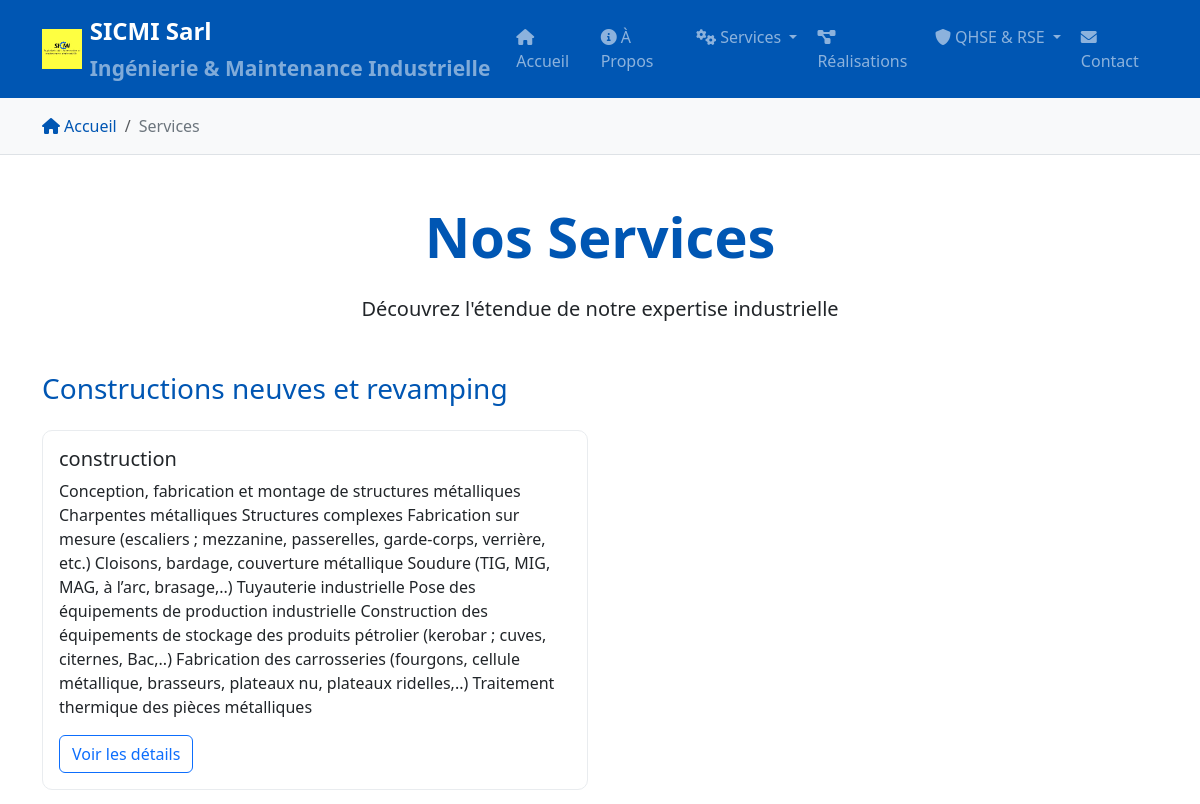
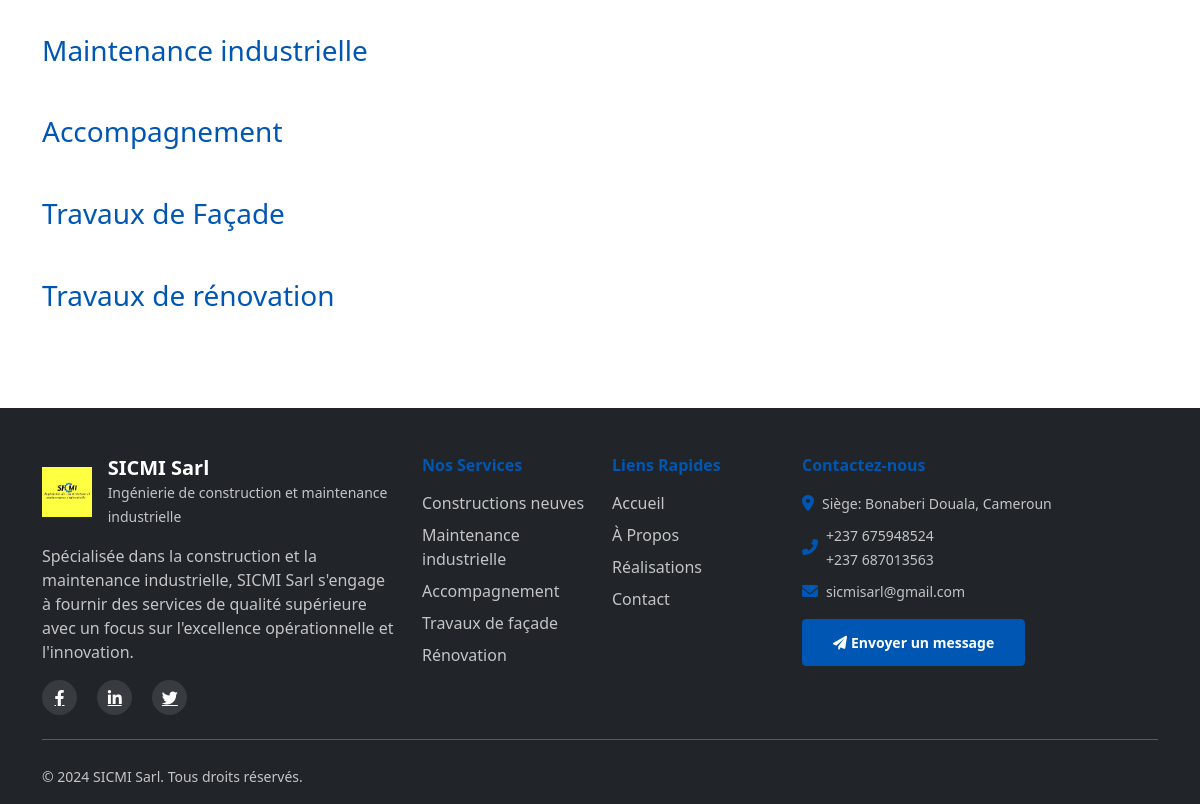
/services/, run on an earlier commit of the app's database (2 pictures, top to bottom).
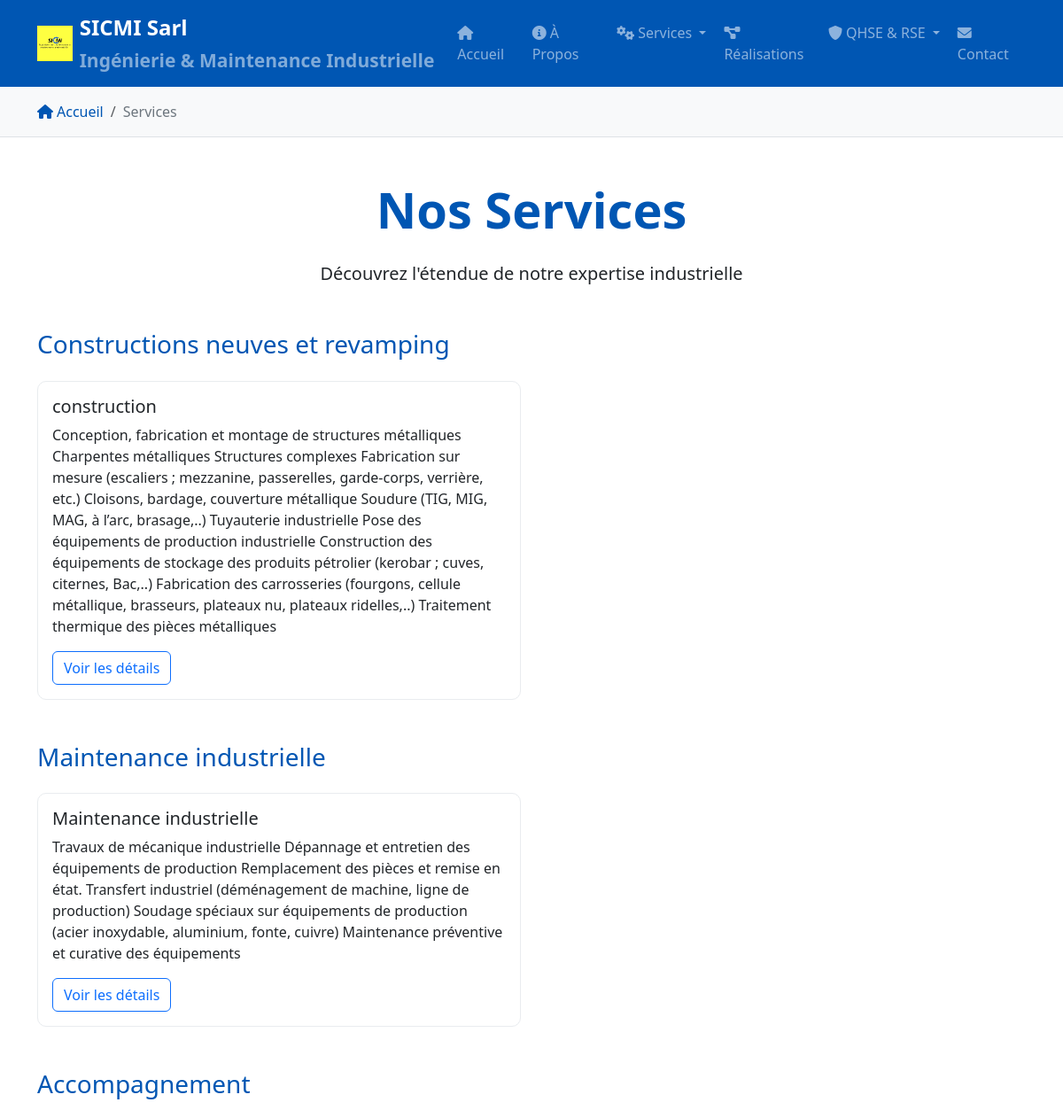
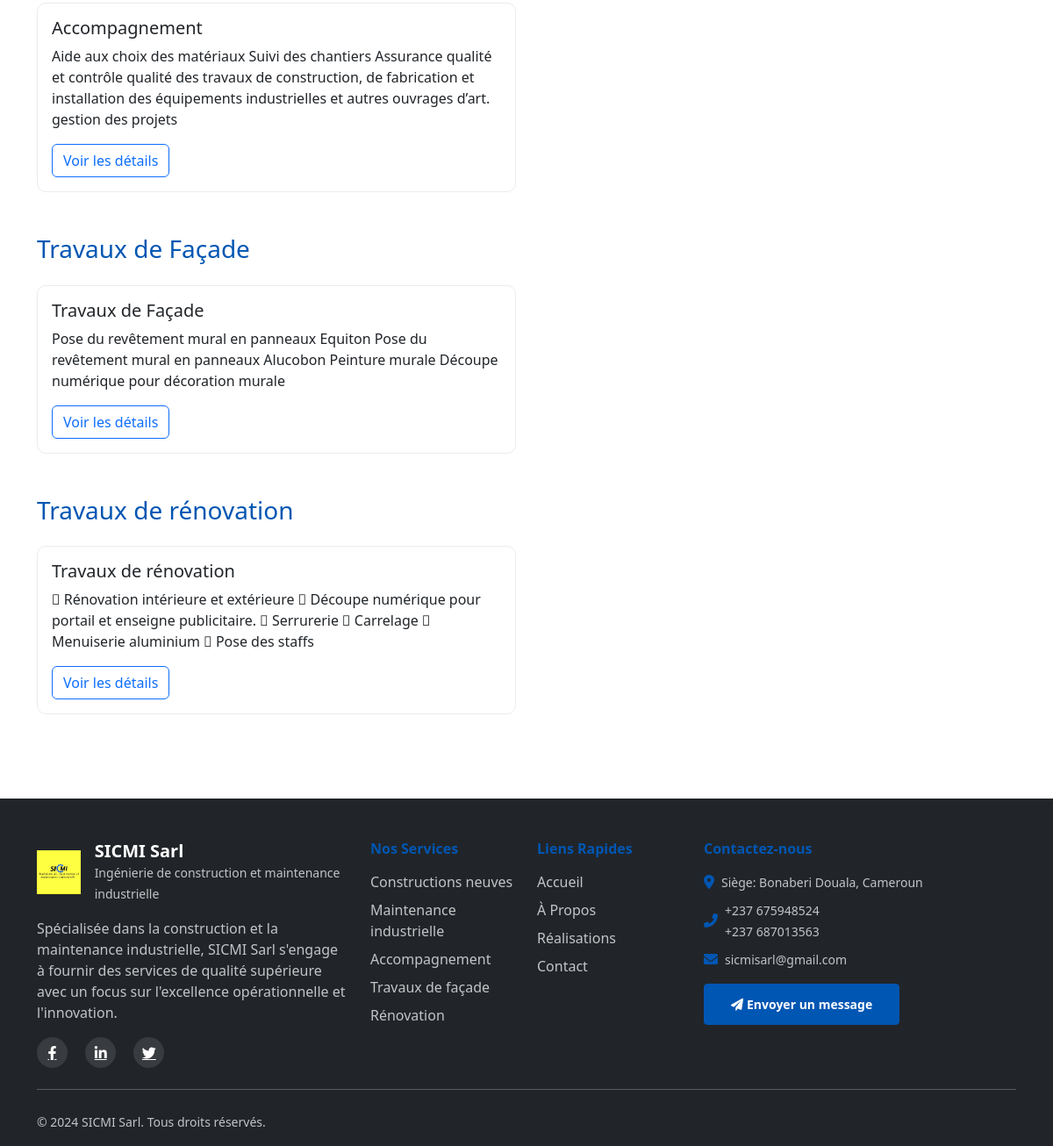
And on a later commit of the database (2 pictures, top to bottom).
### sicmi_app/models.py (models this page shows, shortened)
class Service(models.Model):
    CATEGORY_CHOICES = [
        ('construction', 'Constructions neuves et revamping'),
        ('maintenance', 'Maintenance industrielle'),
        ('accompagnement', 'Accompagnement'),
        ('facade', 'Travaux de Façade'),
        ('renovation', 'Travaux de rénovation'),
    ]
    name = models.CharField(max_length=200)
    category = models.CharField(max_length=50, choices=CATEGORY_CHOICES)
    description = models.TextField()
    main_image = models.ImageField(upload_to='services/', blank=True, null=True)
    order = models.IntegerField(default=0)
    class Meta:
        ordering = ['order', 'name']

### sicmi_app/views.py (the view)
# urls.py: path('services/', views.services, name='services'),
def services(request):
    services_by_category = {}
    for category in Service.CATEGORY_CHOICES:
        services = Service.objects.filter(category=category[0])
        services_by_category[category[1]] = services
    context = {
        'services_by_category': services_by_category,
    }
    return render(request, 'services.html', context)

### templates/services.html (shortened to what this page needs)
{% extends 'base.html' %}
{% block content %}
<div class="container py-5">
    <div class="text-center mb-5">
        <h1 class="display-4 fw-bold text-primary mb-4">Nos Services</h1>
        <p class="lead">Découvrez l'étendue de notre expertise industrielle</p>
    </div>
    {% for category_name, services in services_by_category.items %}
    <section class="mb-5">
        <h2 class="h3 text-primary mb-4">{{ category_name }}</h2>
        <div class="row g-4">
            {% for service in services %}
            <div class="col-lg-6">
                <div class="card h-100 service-card">
                    <div class="card-body">
                        <h5 class="card-title">{{ service.name }}</h5>
                        <p class="card-text">{{ service.description }}</p>
                        <a href="{% url 'service_detail' service.id %}" class="btn btn-outline-primary">Voir les détails</a>
                    </div>
                </div>
            </div>
            {% endfor %}
        </div>
    </section>
    {% endfor %}
</div>
{% endblock %}

### templates/base.html (shortened to what this page needs)
<!DOCTYPE html>
<html lang="fr">
<head>
    <link href="https://cdn.jsdelivr.net/npm/bootstrap@5.3.0/dist/css/bootstrap.min.css" rel="stylesheet">
    <link rel="stylesheet" href="https://cdnjs.cloudflare.com/ajax/libs/font-awesome/6.0.0/css/all.min.css">
    <link rel="stylesheet" href="/static/css/style.css">
</head>
<body>
    {% include 'includes/nav.html' %}
    <main>
        {% block content %}
        {% endblock %}
    </main>
    {% include 'includes/footer.html' %}
</body>
</html>

### templates/includes/header.html (shortened to what this page needs)
{% load static %}

### templates/includes/nav.html (shortened to what this page needs)
{% load static %}
{% load i18n %}
<nav class="navbar navbar-expand-lg navbar-dark bg-primary sticky-top">
    <div class="container">
        <a class="navbar-brand d-flex align-items-center" href="{% url 'home' %}">
            <img src="{% static 'images/logo.png' %}" alt="SICMI" style="height: 40px; width: auto;">
            <div class="ms-2 d-none d-md-block">
                <div class="fw-bold text-white">SICMI Sarl</div>
                <small class="text-white-50">Ingénierie & Maintenance Industrielle</small>
            </div>
        </a>
        <div class="collapse navbar-collapse" id="navbarNav">
            <ul class="navbar-nav ms-auto">
                <li class="nav-item">
                    <a class="nav-link {% if request.path == '/' %}active{% endif %}" href="{% url 'home' %}">
                        <i class="fas fa-home me-1"></i>{% trans "Accueil" %}
                    </a>
                </li>
                <li class="nav-item">
                    <a class="nav-link {% if request.path == '/a-propos/' %}active{% endif %}" href="{% url 'about' %}">
                        <i class="fas fa-info-circle me-1"></i>{% trans "À Propos" %}
                    </a>
                </li>
                <li class="nav-item dropdown">
                    <a class="nav-link dropdown-toggle {% if 'services' in request.path %}active{% endif %}"
                       href="#" id="servicesDropdown" role="button" data-bs-toggle="dropdown" aria-expanded="false">
                        <i class="fas fa-cogs me-1"></i>{% trans "Services" %}
                    </a>
                </li>
                <li class="nav-item">
                    <a class="nav-link {% if request.path == '/projets/' %}active{% endif %}" href="{% url 'projects' %}">
                        <i class="fas fa-project-diagram me-1"></i>{% trans "Réalisations" %}
                    </a>
                </li>
                <li class="nav-item dropdown">
                    <a class="nav-link dropdown-toggle {% if 'qhse_policy' in request.path or 'rse_engagement' in request.path %}active{% endif %}"
                       href="#" id="qhseDropdown" role="button" data-bs-toggle="dropdown" aria-expanded="false">
                        <i class="fas fa-shield-alt me-1"></i>QHSE & RSE
                    </a>
                </li>
                <li class="nav-item">
                    <a class="nav-link {% if request.path == '/contact/' %}active{% endif %}" href="{% url 'contact' %}">
                        <i class="fas fa-envelope me-1"></i>{% trans "Contact" %}
                    </a>
                </li>
            </ul>
        </div>
    </div>
</nav>
<div class="bg-light border-bottom">
    <div class="container">
        <nav aria-label="breadcrumb" class="py-3">
            <ol class="breadcrumb mb-0">
                <li class="breadcrumb-item">
                    <a href="{% url 'home' %}" class="text-decoration-none d-flex align-items-center">
                        <i class="fas fa-home me-1"></i>
                        <span>{% trans "Accueil" %}</span>
                    </a>
                </li>
                {% block breadcrumb %}
                {% if request.path == '/a-propos/' %}
                    <li class="breadcrumb-item active" aria-current="page">{% trans "À Propos" %}</li>
                {% elif request.path == '/services/' %}
                    <li class="breadcrumb-item active" aria-current="page">{% trans "Services" %}</li>
                {% elif 'services' in request.path and request.path != '/services/' %}
                    <li class="breadcrumb-item">
                        <a href="{% url 'services' %}" class="text-decoration-none">{% trans "Services" %}</a>
                    </li>
                    <li class="breadcrumb-item active" aria-current="page">{% trans "Détail" %}</li>
                {% elif request.path == '/projets/' %}
                    <li class="breadcrumb-item active" aria-current="page">{% trans "Réalisations" %}</li>
                {% elif request.path == '/contact/' %}
                    <li class="breadcrumb-item active" aria-current="page">{% trans "Contact" %}</li>
                {% elif request.path == '/politique-qhse/' %}
                    <li class="breadcrumb-item">
                        <a href="{% url 'about' %}" class="text-decoration-none">{% trans "À Propos" %}</a>
                    </li>
                    <li class="breadcrumb-item active" aria-current="page">Politique QHSE</li>
                {% elif request.path == '/engagement-rse/' %}
                    <li class="breadcrumb-item">
                        <a href="{% url 'about' %}" class="text-decoration-none">{% trans "À Propos" %}</a>
                    </li>
                    <li class="breadcrumb-item active" aria-current="page">Engagement RSE</li>
                {% endif %}
                {% endblock %}
            </ol>
        </nav>
    </div>
</div>

### templates/includes/footer.html (shortened to what this page needs)
{% load static %}
<footer class="bg-dark text-white pt-5 pb-3">
    <div class="container">
        <div class="row g-4">
            <div class="col-lg-4 col-md-6">
                <div class="d-flex align-items-center mb-3">
                    <div class="logo me-3">
                        <img src="{% static 'images/logo.png' %}" alt="SICMI Sarl" class="logo-img" style="height: 50px; width: auto;">
                    </div>
                    <div>
                        <h5 class="fw-bold mb-0">SICMI Sarl</h5>
                        <small class="text-light opacity-75">Ingénierie de construction et maintenance industrielle</small>
                    </div>
                </div>
                <p class="text-light opacity-75">
                    Spécialisée dans la construction et la maintenance industrielle, SICMI Sarl
                    s'engage à fournir des services de qualité supérieure avec un focus sur
                    l'excellence opérationnelle et l'innovation.
                </p>
                <div class="social-links">
                    <a href="#" class="text-white me-3">
                        <i class="fab fa-facebook-f"></i>
                    </a>
                    <a href="#" class="text-white me-3">
                        <i class="fab fa-linkedin-in"></i>
                    </a>
                    <a href="#" class="text-white">
                        <i class="fab fa-twitter"></i>
                    </a>
                </div>
            </div>
            <div class="col-lg-2 col-md-6">
                <h6 class="fw-bold text-primary mb-3">Nos Services</h6>
                <ul class="list-unstyled">
                    <li class="mb-2">
                        <a href="{% url 'services' %}#construction" class="text-light opacity-75 text-decoration-none">
                            Constructions neuves
                        </a>
                    </li>
                    <li class="mb-2">
                        <a href="{% url 'services' %}#maintenance" class="text-light opacity-75 text-decoration-none">
                            Maintenance industrielle
                        </a>
                    </li>
                    <li class="mb-2">
                        <a href="{% url 'services' %}#accompagnement" class="text-light opacity-75 text-decoration-none">
                            Accompagnement
                        </a>
                    </li>
                    <li class="mb-2">
                        <a href="{% url 'services' %}#facade" class="text-light opacity-75 text-decoration-none">
                            Travaux de façade
                        </a>
                    </li>
                    <li class="mb-2">
                        <a href="{% url 'services' %}#renovation" class="text-light opacity-75 text-decoration-none">
                            Rénovation
                        </a>
                    </li>
                </ul>
            </div>
            <div class="col-lg-2 col-md-6">
                <h6 class="fw-bold text-primary mb-3">Liens Rapides</h6>
                <ul class="list-unstyled">
                    <li class="mb-2">
                        <a href="{% url 'home' %}" class="text-light opacity-75 text-decoration-none">
                            Accueil
                        </a>
                    </li>
                    <li class="mb-2">
                        <a href="{% url 'about' %}" class="text-light opacity-75 text-decoration-none">
                            À Propos
                        </a>
                    </li>
                    <li class="mb-2">
                        <a href="{% url 'projects' %}" class="text-light opacity-75 text-decoration-none">
                            Réalisations
                        </a>
                    </li>
                    <li class="mb-2">
                        <a href="{% url 'contact' %}" class="text-light opacity-75 text-decoration-none">
                            Contact
                        </a>
                    </li>
                </ul>
            </div>
            <div class="col-lg-4 col-md-6">
                <h6 class="fw-bold text-primary mb-3">Contactez-nous</h6>
                <div class="mb-3">
                    <div class="d-flex align-items-start mb-2">
                        <i class="fas fa-map-marker-alt text-primary mt-1 me-2"></i>
                        <div>
                            <small class="text-light opacity-75">
                                Siège: Bonaberi Douala, Cameroun
                            </small>
                        </div>
                    </div>
                    <div class="d-flex align-items-center mb-2">
                        <i class="fas fa-phone-alt text-primary me-2"></i>
                        <div>
                            <small class="text-light opacity-75">
                                +237 675948524<br>+237 687013563
                            </small>
                        </div>
                    </div>
                    <div class="d-flex align-items-center mb-2">
                        <i class="fas fa-envelope text-primary me-2"></i>
                        <div>
                            <small class="text-light opacity-75">
                                sicmisarl@gmail.com
                            </small>
                        </div>
                    </div>
                </div>
                <a href="{% url 'contact' %}" class="btn btn-primary btn-sm">
                    <i class="fas fa-paper-plane me-1"></i>Envoyer un message
                </a>
            </div>
        </div>
        <hr class="my-4 bg-light opacity-25">
        <div class="row align-items-center">
            <div class="col-md-6">
                <small class="text-light opacity-75">
                    &copy; 2024 SICMI Sarl. Tous droits réservés.
                </small>
            </div>
        </div>
    </div>
</footer>

### static/css/style.css (style rules this page uses)
:root { --primary-color: #0056b3; --secondary-color: #6c757d; --accent-color: #ffc107; }
.service-card, .project-card { transition: transform 0.3s ease, box-shadow 0.3s ease; border: none; border-radius: 10px; overflow: hidden; }
.navbar-brand { font-weight: bold; font-size: 1.5rem; }
.navbar-nav .nav-link { font-weight: 500; transition: color 0.3s ease; }
.btn-primary { background-color: var(--primary-color); border-color: var(--primary-color); padding: 12px 30px; font-weight: 600; transition: all 0.3s ease; }
.card { border-radius: 10px; border: 1px solid #e9ecef; }
footer { background-color: #2c3e50; }
.text-primary { color: var(--primary-color) !important; }
.bg-primary { background-color: var(--primary-color) !important; }
.logo { transition: transform 0.3s ease; }
.navbar-nav .nav-link { padding: 0.5rem 1rem; border-radius: 5px; margin: 0 2px; }
.breadcrumb { background: transparent; padding: 0; }
.breadcrumb-item a { color: var(--primary-color); }
.breadcrumb-item.active { color: var(--secondary-color); }
footer a { transition: color 0.3s ease; }
.social-links a { display: inline-flex; align-items: center; justify-content: center; width: 35px; height: 35px; border-radius: 50%; background-color: rgba(255, 255, 255, 0.1); transition: all 0.3s ease; }
.service-card { transition: all 0.3s ease; }
.sticky-top { z-index: 10; }

What changed in the data, as far as the page shows it:
added Service: name "Maintenance industrielle", description "Travaux de mécanique industrielle Dépannage et entretien des équipements de production Remplacement des pièces et remise en état. Transfert industriel (déménagement de machine, ligne de production) Soudage spéciaux sur équipements de production (acier inoxydable, aluminium, fonte, cuivre) Maintenance préventive et curative des équipements"
added Service: name "Accompagnement", description "Aide aux choix des matériaux Suivi des chantiers Assurance qualité et contrôle qualité des travaux de construction, de fabrication et installation des équipements industrielles et autres ouvrages d’art. gestion des projets"
added Service: name "Travaux de Façade", description "Pose du revêtement mural en panneaux Equiton Pose du revêtement mural en panneaux Alucobon Peinture murale Découpe numérique pour décoration murale"
added Service: name "Travaux de rénovation", description " Rénovation intérieure et extérieure  Découpe numérique pour portail et enseigne publicitaire.  Serrurerie  Carrelage  Menuiserie aluminium  Pose des staffs"
